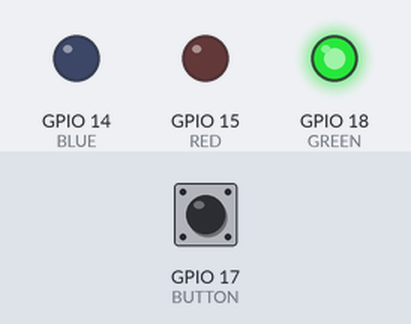
Recording of a program running on a simulated Raspberry Pi (BCM pin numbers). On the bench: output pins drawn as LEDs (lit = HIGH). Inputs (shaded band) come from the test bench; at power-on: GPIO 17 (BUTTON) LOW.

Above: at 1.2 s.
1.3 s: GPIO 17 (BUTTON) pulled HIGH for 0.15 s
At 1.37 s:
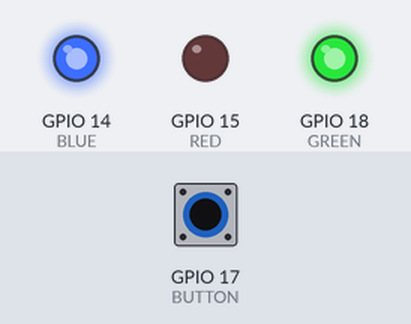
2.9 s: GPIO 17 (BUTTON) pulled HIGH for 3.2 s
At 7.4 s:
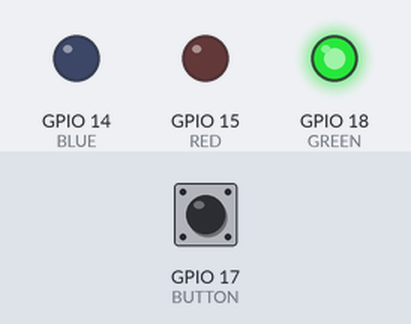
Timing chart, 0 to 8.9 s (numbered marks = the images above; inputs shaded):
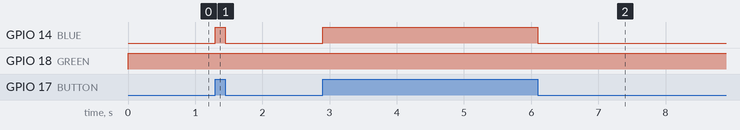

Measured:
- after the input at 1.3 s, GPIO 14 (BLUE): LOW → HIGH at once, → LOW 0.15 s later
- after the input at 2.9 s, GPIO 14 (BLUE): LOW → HIGH at once, → LOW 3.2 s later

The program:

led_button.py
```python
import RPi.GPIO as GPIO
import time

GPIO.setmode(GPIO.BCM)

BUTTON = 17
BLUE = 14
RED = 15
GREEN = 18

GPIO.setup(BUTTON, GPIO.IN, pull_up_down=GPIO.PUD_DOWN)
GPIO.setup(BLUE, GPIO.OUT)
GPIO.setup(RED, GPIO.OUT)
GPIO.setup(GREEN, GPIO.OUT)

try:
	while True:
		if GPIO.input(BUTTON):
			GPIO.output(BLUE, 1)
			GPIO.output(RED, 0)
			GPIO.output(GREEN, 1)

		else:
			GPIO.output(BLUE, 0)
			GPIO.output(RED, 0)
			GPIO.output(GREEN, 1)

except KeyboardInterrupt:
	GPIO.cleanup()
```
